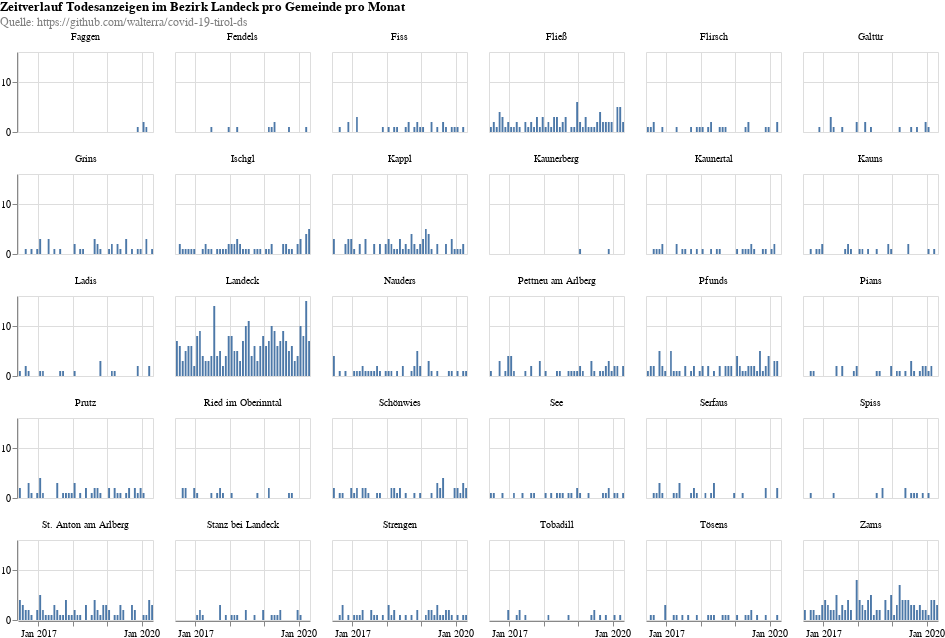

Notebook cell for this chart:
### Code cell
alt.renderers.enable('html')
alt.data_transformers.disable_max_rows()

def municipalyChart(district='Landeck'):
    df_sm = df[df['district']==district]

    df_sm = df_sm.groupby(['date','district','municipaly']).size().reset_index(name='count')

    bars = alt.Chart().mark_bar().encode(
        x=alt.X('yearmonth(date):T', title=None),
        y=alt.Y('sum(count):Q', title=None),
        tooltip=['yearmonth(date):T', 'sum(count):Q']
    ).properties(
        width=135,
        height=80,
    )
    
    line = alt.Chart().mark_rule(color='lightblue').encode(
        y='avg:Q',
        size=alt.SizeValue(1.5),
        tooltip=['avg:Q']
    ).transform_timeunit(
        yearmonth='yearmonth(date)'
    ).transform_aggregate(
        sum_deaths='sum(count)',
        sum_buckets='distinct(yearmonth)'
    ).transform_calculate(
        avg='datum.sum_deaths / datum.sum_buckets'
    )
    
    return alt.layer(bars, data=df_sm).facet(
        facet=alt.Facet('municipaly:N', title=None),
        columns=6,
        padding=0,
        title={
          "text": ["Zeitverlauf Todesanzeigen im Bezirk "+district+" pro Gemeinde pro Monat"], 
          "subtitle": [
#               "Durchschnitt pro Monat in Hellblau",
              "Quelle: https://github.com/walterra/covid-19-tirol-ds"
          ],
          "color": "black",
          "subtitleColor": "gray"
        },
    )

municipalyChart('Landeck')

### Figure 1 — Vega-Lite specification as saved in the notebook (floating-point values rounded to 4 significant figures; data arrays with more than 128 entries replaced by an {"elided": "..."} marker saying what was removed)
{"config": {"view": {"continuousWidth": 400, "continuousHeight": 300}}, "data": {"name": "data-4d623253017c02f3efca91ec9af03d83"}, "facet": {"type": "nominal", "field": "municipaly", "title": null}, "spec": {"layer": [{"mark": "bar", "encoding": {"tooltip": [{"type": "temporal", "field": "date", "timeUnit": "yearmonth"}, {"type": "quantitative", "aggregate": "sum", "field": "count"}], "x": {"type": "temporal", "field": "date", "timeUnit": "yearmonth", "title": null}, "y": {"type": "quantitative", "aggregate": "sum", "field": "count", "title": null}}, "height": 80, "width": 135}]}, "columns": 6, "padding": 0, "title": {"text": ["Zeitverlauf Todesanzeigen im Bezirk Landeck pro Gemeinde pro Monat"], "subtitle": ["Quelle: https://github.com/walterra/covid-19-tirol-ds"], "color": "black", "subtitleColor": "gray"}, "$schema": "https://vega.github.io/schema/vega-lite/v4.8.1.json", "datasets": {"data-4d623253017c02f3efca91ec9af03d83": {"elided": "1323 records"}}}
